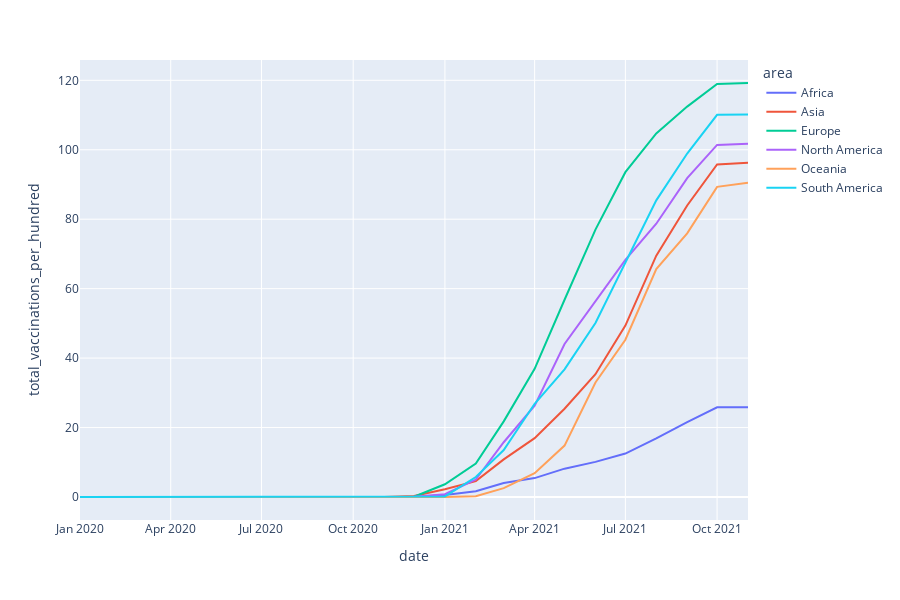

Notebook code for this chart:
### Markdown cell above
# TIME LINE OF VACCINATED

### Code cell
owid_covid_data['date'] = pd.to_datetime(owid_covid_data['date'])

area = owid_covid_data['continent'].unique()

container = []
for er in area:
     df_erea = owid_covid_data[owid_covid_data['continent'] == er]
     df_erea = df_erea[['date','total_vaccinations_per_hundred']].groupby('date').mean()
     df_erea['area'] = er
     df_erea.reset_index(inplace=True)
     container.append(df_erea)

area_time_sr = pd.concat(container,axis=0)

area_time_sr['date'] =  area_time_sr['date'].dt.to_period('M')

#max it  mean least 
area_time_sr = area_time_sr.groupby(['date','area']).max() 

area_time_sr.reset_index(inplace=True)

area_time_sr['date'] = area_time_sr['date'].astype(str)


fig = px.line(area_time_sr, x="date", y="total_vaccinations_per_hundred", color='area',height=600)
fig.show()

### Figure 1 — Plotly figure (JSON) as saved in the notebook; plotly's stock layout.template omitted (floating-point values rounded to 4 significant figures)
{"data": [{"hovertemplate": "area=Africa<br>date=%{x}<br>total_vaccinations_per_hundred=%{y}<extra></extra>", "legendgroup": "Africa", "line": {"color": "#636efa", "dash": "solid"}, "marker": {"symbol": "circle"}, "mode": "lines", "name": "Africa", "orientation": "v", "showlegend": true, "type": "scatter", "x": ["2020-01", "2020-02", "2020-03", "2020-04", "2020-05", "2020-06", "2020-07", "2020-08", "2020-09", "2020-10", "2020-11", "2020-12", "2021-01", "2021-02", "2021-03", "2021-04", "2021-05", "2021-06", "2021-07", "2021-08", "2021-09", "2021-10", "2021-11"], "xaxis": "x", "y": [0, 0, 0, 0, 0, 0, 0, 0, 0, 0, 0, 0, 0.5735, 1.683, 4.043, 5.448, 8.159, 10.12, 12.51, 16.89, 21.53, 25.82, 25.85], "yaxis": "y"}, {"hovertemplate": "area=Asia<br>date=%{x}<br>total_vaccinations_per_hundred=%{y}<extra></extra>", "legendgroup": "Asia", "line": {"color": "#EF553B", "dash": "solid"}, "marker": {"symbol": "circle"}, "mode": "lines", "name": "Asia", "orientation": "v", "showlegend": true, "type": "scatter", "x": ["2020-01", "2020-02", "2020-03", "2020-04", "2020-05", "2020-06", "2020-07", "2020-08", "2020-09", "2020-10", "2020-11", "2020-12", "2021-01", "2021-02", "2021-03", "2021-04", "2021-05", "2021-06", "2021-07", "2021-08", "2021-09", "2021-10", "2021-11"], "xaxis": "x", "y": [0, 0, 0, 0, 0, 0, 0, 0, 0, 0, 0, 0.3024, 2.21, 4.577, 10.83, 16.95, 25.42, 35.35, 49.35, 69.51, 83.95, 95.78, 96.24], "yaxis": "y"}, {"hovertemplate": "area=Europe<br>date=%{x}<br>total_vaccinations_per_hundred=%{y}<extra></extra>", "legendgroup": "Europe", "line": {"color": "#00cc96", "dash": "solid"}, "marker": {"symbol": "circle"}, "mode": "lines", "name": "Europe", "orientation": "v", "showlegend": true, "type": "scatter", "x": ["2020-01", "2020-02", "2020-03", "2020-04", "2020-05", "2020-06", "2020-07", "2020-08", "2020-09", "2020-10", "2020-11", "2020-12", "2021-01", "2021-02", "2021-03", "2021-04", "2021-05", "2021-06", "2021-07", "2021-08", "2021-09", "2021-10", "2021-11"], "xaxis": "x", "y": [0, 0, 0, 0, 0, 0, 0, 0, 0, 0, 0, 0.09686, 3.672, 9.628, 21.78, 36.92, 56.81, 77.01, 93.54, 104.7, 112.4, 119.0, 119.2], "yaxis": "y"}, {"hovertemplate": "area=North America<br>date=%{x}<br>total_vaccinations_per_hundred=%{y}<extra></extra>", "legendgroup": "North America", "line": {"color": "#ab63fa", "dash": "solid"}, "marker": {"symbol": "circle"}, "mode": "lines", "name": "North America", "orientation": "v", "showlegend": true, "type": "scatter", "x": ["2020-01", "2020-02", "2020-03", "2020-04", "2020-05", "2020-06", "2020-07", "2020-08", "2020-09", "2020-10", "2020-11", "2020-12", "2021-01", "2021-02", "2021-03", "2021-04", "2021-05", "2021-06", "2021-07", "2021-08", "2021-09", "2021-10", "2021-11"], "xaxis": "x", "y": [0, 0, 0, 0, 0, 0, 0, 0, 0, 0, 0, 0.05706, 0.8171, 5.031, 15.77, 26.29, 44.06, 56.24, 68.31, 78.7, 91.81, 101.4, 101.7], "yaxis": "y"}, {"hovertemplate": "area=Oceania<br>date=%{x}<br>total_vaccinations_per_hundred=%{y}<extra></extra>", "legendgroup": "Oceania", "line": {"color": "#FFA15A", "dash": "solid"}, "marker": {"symbol": "circle"}, "mode": "lines", "name": "Oceania", "orientation": "v", "showlegend": true, "type": "scatter", "x": ["2020-01", "2020-02", "2020-03", "2020-04", "2020-05", "2020-06", "2020-07", "2020-08", "2020-09", "2020-10", "2020-11", "2020-12", "2021-01", "2021-02", "2021-03", "2021-04", "2021-05", "2021-06", "2021-07", "2021-08", "2021-09", "2021-10", "2021-11"], "xaxis": "x", "y": [0, 0, 0, 0, 0, 0, 0, 0, 0, 0, 0, 0, 0, 0.2224, 2.564, 6.844, 14.81, 32.99, 45.3, 65.61, 75.92, 89.32, 90.49], "yaxis": "y"}, {"hovertemplate": "area=South America<br>date=%{x}<br>total_vaccinations_per_hundred=%{y}<extra></extra>", "legendgroup": "South America", "line": {"color": "#19d3f3", "dash": "solid"}, "marker": {"symbol": "circle"}, "mode": "lines", "name": "South America", "orientation": "v", "showlegend": true, "type": "scatter", "x": ["2020-01", "2020-02", "2020-03", "2020-04", "2020-05", "2020-06", "2020-07", "2020-08", "2020-09", "2020-10", "2020-11", "2020-12", "2021-01", "2021-02", "2021-03", "2021-04", "2021-05", "2021-06", "2021-07", "2021-08", "2021-09", "2021-10", "2021-11"], "xaxis": "x", "y": [0, 0, 0, 0, 0, 0, 0, 0, 0, 0, 0, 0.009231, 0.1662, 5.757, 13.52, 26.84, 36.76, 50.1, 67.46, 85.43, 98.91, 110.1, 110.2], "yaxis": "y"}], "layout": {"height": 600, "legend": {"title": {"text": "area"}, "tracegroupgap": 0}, "margin": {"t": 60}, "xaxis": {"anchor": "y", "domain": [0, 1], "title": {"text": "date"}}, "yaxis": {"anchor": "x", "domain": [0, 1], "title": {"text": "total_vaccinations_per_hundred"}}}}
